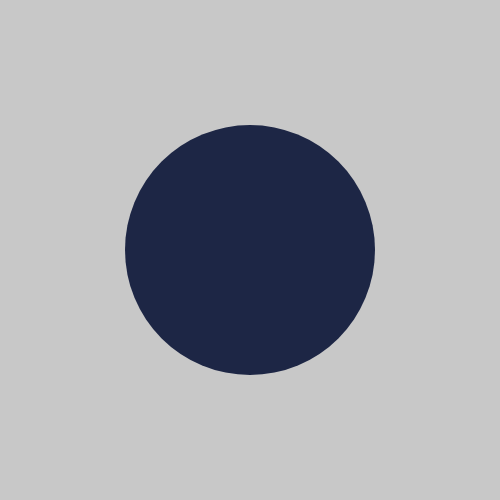
Frame 1 (no input)
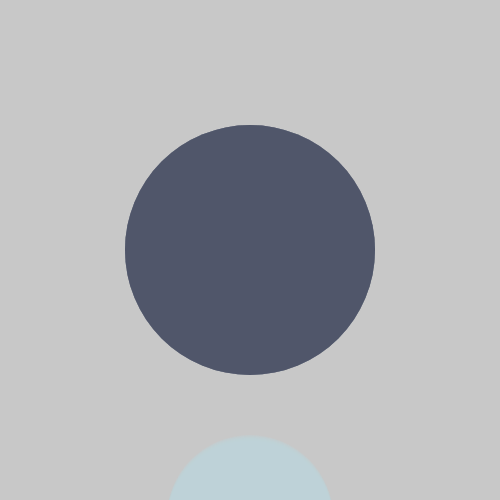
Frame 60 (no input)
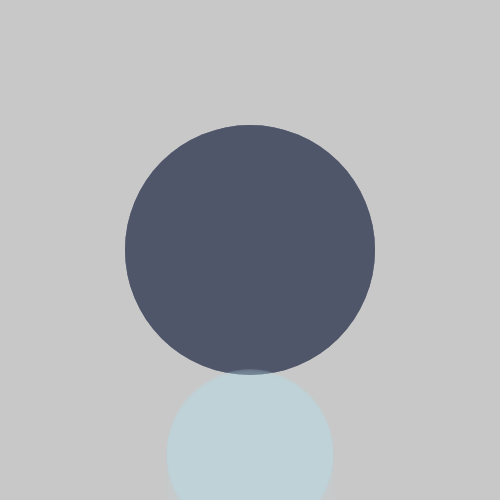
Frame 120 (the mouse pressed at the canvas centre since frame 60)

The p5.js sketch that drew these frames (run headless with seeded random() and noise() and a simulated clock; from frame 60 on, the mouse is pressed at the canvas centre):

// p5.js sketch
// ── sketch.js
// code created for the introduction to creative coding workshop (produced for techweek 2021)
// Author Phoebe Zeller - phoebe.zeller@vuw.ac.nz
// and Doug Easterly - douglasasterly@vuw.ac.nz
// Trigonometry / intersect function from - https://artport.whitney.org/commissions/softwarestructures2016/map.html

circleColor = [];
let circleA = {};
let circleB = {};
let circleC = {};

let speed = 1.1;

function setup() {
  // create the drawing canvas, save the canvas element
  createCanvas(500, 500);
  background(200);
  let centerX = width / 2;
  let centerY = height / 2;

  let cAR = width / 4;
  let cBR = width / 6;

  let cB_origin = height + cBR;

  circleColor.push(color(240, 215, 123)); // light yellow
  circleColor.push(color(180, 218, 229)); // light blue
  circleColor.push(color(174, 147, 190)); //lavender
  circleColor.push(color(92, 89, 146)); // orchid
  circleColor.push(color(64, 51, 105)); // purple
  circleColor.push(color(29, 38, 69)); // navy
  circleColor.push(color(20, 25, 31)); // off black

  let tempCol = circleColor[floor(random(0, circleColor.length))];
  circleA = {
    cX: centerX,
    cY: centerY,
    cW: cAR * 2,
    cCol: tempCol
  };

  tempCol = circleColor[floor(random(0, circleColor.length))];

  circleB = {
    cX: centerX,
    cY: cB_origin,
    cW: cBR * 2,
    cCol: tempCol,
    origin: cB_origin
  };

  circleC = {
    cX: centerX,
    cY: cB_origin,
    cW: cBR * 2,
    cCol: tempCol,
    origin: cB_origin
  };
}

function draw() {

  noStroke();
  background(200, 50);
  fill(circleA.cCol);
  circleA.cCol.setAlpha(80);
  ellipse(circleA.cX, circleA.cY, circleA.cW);


  // if circleB is partially off stage, draw 2 circles
  if (circleB.cY - circleB.cW / 2 < 0) {
    fill(circleC.cCol);
    circleC.cCol.setAlpha(50);
    ellipse(circleC.cX, circleC.cY, circleC.cW);
    circleC.cY -= speed;

    fill(circleB.cCol);
    circleB.cCol.setAlpha(50);
    ellipse(circleB.cX, circleB.cY, circleB.cW);
    circleB.cY -= speed;
  } else {
    fill(circleB.cCol);
    circleB.cCol.setAlpha(50);
    ellipse(circleB.cX, circleB.cY, circleB.cW);
    circleB.cY -= speed;
  }
  //if circleB has moved fully off stage, transfer circleC y value and reset
  if (circleB.cY < -circleB.cW / 2) {
    circleB.cY = circleC.cY;
    circleC.cY = circleC.origin;
  }
}
